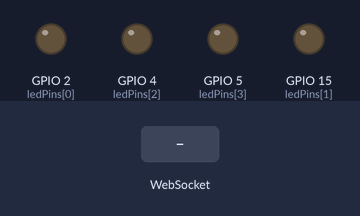
A sketch run on a simulated ESP32. Shown: output pins drawn as LEDs (lit = HIGH). The inputs (shaded band) are chosen by the test bench. WiFi joins after 1.5 s; servers stay silent unless stated; what the sketch prints to the serial monitor is not drawn.

Above: at 3.2 s.
3.3 s: WebSocket text "1" received
At 4.2 s:
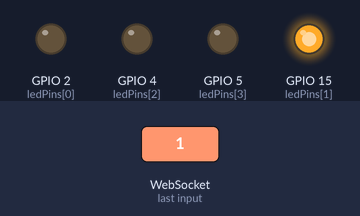
Timing chart, 0 to 6.3 s (numbered marks = the images above; inputs shaded):
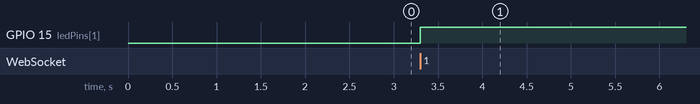

The sketch:

code.ino
```cpp
#include <WiFi.h>
#include <WebSocketsServer.h>
#include <ESPAsyncWebServer.h>

const char* ssid = "Abhishek";
const char* password = "12345678";
const int ledPins[] = {2, 15, 4, 5}; // Pins for four LEDs
const int numLEDs = sizeof(ledPins) / sizeof(ledPins[0]);

WebSocketsServer webSocket = WebSocketsServer(81);
AsyncWebServer server(80);

const char index_html[] PROGMEM = R"rawliteral(
<!DOCTYPE html>
<html lang="en">
<head>
    <meta charset="UTF-8">
    <meta name="viewport" content="width=device-width, initial-scale=1.0">
    <title>Toggle Buttons</title>
    <style>
        body {
            font-family: Arial, sans-serif;
            margin: 0;
            padding: 10px;
            background-color: black;
            color: white;
        }
        .created-by {
            color: red;
            font-size: 16px;
            margin-bottom: 10px;
        }
        .container {
            display: flex;
            flex-direction: column;
            align-items: center;
        }
        .status {
            font-size: 20px;
            margin-bottom: 10px;
        }
        .switch {
            display: inline-block;
            position: relative;
            width: 60px;
            height: 34px;
        }
        .switch input {
            opacity: 0;
            width: 0;
            height: 0;
        }
        .slider {
            position: absolute;
            cursor: pointer;
            top: 0;
            left: 0;
            right: 0;
            bottom: 0;
            background-color: #ccc;
            transition: .4s;
        }
        .slider:before {
            position: absolute;
            content: "";
            height: 26px;
            width: 26px;
            left: 4px;
            bottom: 4px;
            background-color: white;
            transition: .4s;
        }
        input:checked + .slider {
            background-color: #4caf50;
        }
        input:checked + .slider:before {
            transform: translateX(26px);
        }
        .slider.round {
            border-radius: 34px;
        }
        .slider.round:before {
            border-radius: 50%;
        }
    </style>
</head>
<body>
    <div class="container">
        <h1 class="created-by">Created by Yarana IoT Guru</h1>
        <div class="status" id="status1">OFF</div>
        <label class="switch">
            <input type="checkbox" class="toggleButton" id="toggleButton1">
            <span class="slider round"></span>
        </label>
        <div class="status" id="status2">OFF</div>
        <label class="switch">
            <input type="checkbox" class="toggleButton" id="toggleButton2">
            <span class="slider round"></span>
        </label>
        <div class="status" id="status3">OFF</div>
        <label class="switch">
            <input type="checkbox" class="toggleButton" id="toggleButton3">
            <span class="slider round"></span>
        </label>
        <div class="status" id="status4">OFF</div>
        <label class="switch">
            <input type="checkbox" class="toggleButton" id="toggleButton4">
            <span class="slider round"></span>
        </label>
    </div>
    <script>
        var ws = new WebSocket('ws://' + window.location.hostname + ':81/');
        var buttons = document.querySelectorAll('.toggleButton');
        var statuses = [document.getElementById('status1'), document.getElementById('status2'), document.getElementById('status3'), document.getElementById('status4')];

        buttons.forEach((button, index) => {
            button.addEventListener('change', function() {
                var state = button.checked ? '1' : '0';
                ws.send(state + index); // Send the state along with the LED index
            });
        });

        ws.onmessage = function(event) {
            var data = event.data;
            var state = data.substring(0, 1);
            var index = parseInt(data.substring(1));
            statuses[index].textContent = state === '1' ? 'ON' : 'OFF';
        };
    </script>
</body>
</html>

)rawliteral";

void setup() {
  for (int i = 0; i < numLEDs; i++) {
    pinMode(ledPins[i], OUTPUT);
  }
  Serial.begin(115200);

  WiFi.begin(ssid, password);

  while (WiFi.status() != WL_CONNECTED) {
    delay(1000);
    Serial.println("Connecting to WiFi...");
  }
  Serial.println("Connected to WiFi");
  Serial.println("IP Address: " + WiFi.localIP().toString());

  webSocket.begin();
  webSocket.onEvent(webSocketEvent);

  server.on("/", HTTP_GET, [](AsyncWebServerRequest *request){
    request->send_P(200, "text/html", index_html);
  });
  server.begin();
}

void webSocketEvent(uint8_t num, WStype_t type, uint8_t * payload, size_t length) {
  if (type == WStype_TEXT) {
    int index = payload[length - 1] - '0'; // Convert char to int
    if (index >= 0 && index < numLEDs) {
      if (payload[0] == '1') {
        digitalWrite(ledPins[index], HIGH);
      } else {
        digitalWrite(ledPins[index], LOW);
      }
    }
  }
}

void loop() {
  webSocket.loop();
}
```

Measured:
- after the input at 3.3 s, GPIO 15 (ledPins[1]): LOW → HIGH at once
